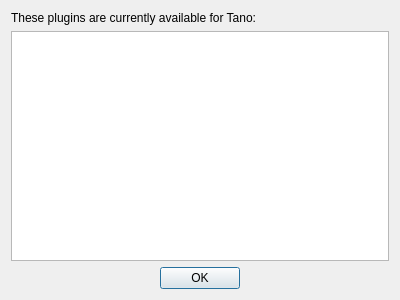
<?xml version="1.0" encoding="UTF-8"?>
<ui version="4.0">
 <class>PluginsDialog</class>
 <widget class="QDialog" name="PluginsDialog">
  <property name="geometry">
   <rect>
    <x>0</x>
    <y>0</y>
    <width>400</width>
    <height>300</height>
   </rect>
  </property>
  <property name="windowTitle">
   <string>About Plugins</string>
  </property>
  <property name="windowIcon">
   <iconset resource="../../../data/icons.qrc">
    <normaloff>:/icons/24x24/plugin.png</normaloff>:/icons/24x24/plugin.png</iconset>
  </property>
  <layout class="QVBoxLayout" name="verticalLayout">
   <item>
    <widget class="QLabel" name="labelPlugins">
     <property name="text">
      <string>These plugins are currently available for Tano:</string>
     </property>
    </widget>
   </item>
   <item>
    <widget class="QTreeWidget" name="pluginsWidget">
     <property name="editTriggers">
      <set>QAbstractItemView::NoEditTriggers</set>
     </property>
     <property name="headerHidden">
      <bool>true</bool>
     </property>
     <column>
      <property name="text">
       <string notr="true">1</string>
      </property>
     </column>
    </widget>
   </item>
   <item>
    <widget class="QDialogButtonBox" name="buttonBox">
     <property name="orientation">
      <enum>Qt::Horizontal</enum>
     </property>
     <property name="standardButtons">
      <set>QDialogButtonBox::Ok</set>
     </property>
     <property name="centerButtons">
      <bool>true</bool>
     </property>
    </widget>
   </item>
  </layout>
 </widget>
 <resources>
  <include location="../../../data/icons.qrc"/>
 </resources>
 <connections>
  <connection>
   <sender>buttonBox</sender>
   <signal>accepted()</signal>
   <receiver>PluginsDialog</receiver>
   <slot>accept()</slot>
   <hints>
    <hint type="sourcelabel">
     <x>248</x>
     <y>254</y>
    </hint>
    <hint type="destinationlabel">
     <x>157</x>
     <y>274</y>
    </hint>
   </hints>
  </connection>
 </connections>
</ui>
